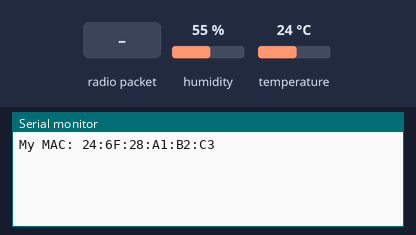
Bench run of a sketch on a simulated ESP32. Parts: the last lines printed to the serial monitor. The test bench sets the inputs (shaded band); at power-on: humidity 55 %, temperature 24 °C.

Above: at 2.2 s.
2.3 s: radio packet "GET" arrives
At 3.5 s:
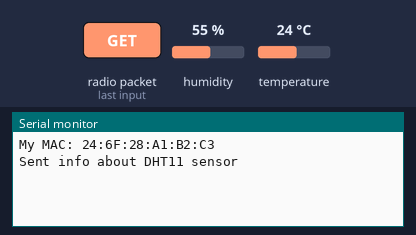
3.8 s: radio packet "INIT" arrives
At 5.2 s:
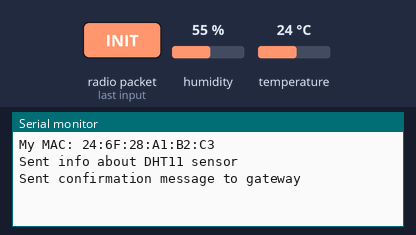

The sketch:

EspDHT11Module.ino
```cpp
#include <WiFi.h>
#include <esp_now.h>
#include <DHT.h>

#define DHTPIN 4
#define DHTTYPE DHT11
DHT dht(DHTPIN, DHTTYPE);

uint8_t gatewayMac[] = {0x30, 0xae, 0xa4, 0x65, 0x2f, 0xc8}; // MAC на Gateway ESP32 – смени

void onDataRecv(const esp_now_recv_info_t *info, const uint8_t *data, int len) {
  String msg = "";
  for (int i = 0; i < len; i++) {
    msg += (char)data[i];
  }

  if (msg == "GET") {
    float temperature = dht.readTemperature();
    float humidity = dht.readHumidity();

    if (isnan(temperature) || isnan(humidity)) {
      Serial.println("Неуспешно четене от DHT сензора!");
      return;
    }

    char msgToSend[50];
    sprintf(msgToSend, "T:%.1f,H:%.1f", temperature, humidity);

    esp_now_send(gatewayMac, (uint8_t *)msgToSend, strlen(msgToSend));
    Serial.println("Sent info about DHT11 sensor");
  }
  else if (msg == "INIT") {
    const char* msgToSend = "Connection Successful";
    esp_now_send(gatewayMac, (uint8_t *)msgToSend, strlen(msgToSend));
    Serial.println("Sent confirmation message to gateway");
  }
}

void setup() {
  Serial.begin(115200);
  dht.begin();

  WiFi.mode(WIFI_STA);
  WiFi.disconnect();
  WiFi.channel(1); // същия канал като Gateway
  delay(1000);

  if (esp_now_init() != ESP_OK) {
    Serial.println("Грешка при инициализация на ESP-NOW");
    return;
  }

  Serial.print("My MAC: ");
  Serial.println(WiFi.macAddress());

  esp_now_register_recv_cb(onDataRecv);

  esp_now_peer_info_t peerInfo = {};
  memcpy(peerInfo.peer_addr, gatewayMac, 6);
  peerInfo.channel = 1;
  peerInfo.encrypt = false;

  if (!esp_now_is_peer_exist(gatewayMac)) {
    if (esp_now_add_peer(&peerInfo) != ESP_OK) {
      Serial.println("Failed to add peer");
      return;
    }
  }
}

void loop() {
  // Готов за получаване на команди
}
```

Measured:
- after the input at 2.3 s, the serial monitor: prints a new line at once (image 1)
- after the input at 3.8 s, the serial monitor: prints a new line at once (image 2)
